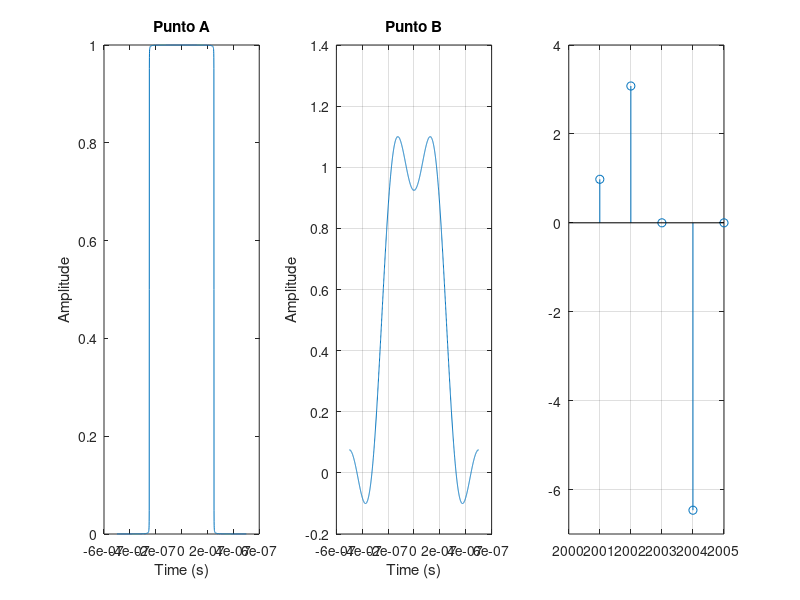

Here is the MATLAB script that generated this plot:
%Primer punto
% Fo=15;
% To=1/Fo;
% t=-To/2:To/100:To/2;
% x=2+10*cos(2*pi*Fo.*t)+25*cos(2*pi*Fo*2.*t)+cos(2*pi*Fo*3.*t)+20*cos(2*pi*Fo*4.*t);
% plot(t,x)
% grid on

%Tercer punto a
Fo=1e6;
To=1/Fo;
n=-2000:2000;
t=-To/2:To/2000:To/2;
d =0.5; 
A=1;
sig=A*d*sinc(n*d);
x=0;
m=1;

for k=-2000:2000
    x= x + sig(m).*exp(((j*2*pi*k.*t)./To));
    m=m+1;
end
subplot(1,3,1)
plot(t,x) 
title('Punto A')
xlabel('Time (s)') 
ylabel('Amplitude')
subplot(1,3,2)
%Tercer punto b
c=find(n==0);
x=0;
for k=-4:4
    x= x + sig(c+k).*exp(((j*2*pi*k.*t)./To));
end
plot(t,x) 
title('Punto B')
xlabel('Time (s)') 
ylabel('Amplitude')
grid on
subplot(1,3,3)
vector_vacio2=[];
m=1;
sig2=sig;
for i=c:numel(n)
    if i~=c
        if mod(i,2)==0
            sig2(i) = sig2(i)*2;
            vector_vacio2(m) = 10*log10((((sig2(i)).^2)/100)/1e-3);
        else
             vector_vacio2(m)=0;
        end
        m = m+1;
    elseif i==c
         vector_vacio2(m) = 10*log10((((sig2(i)).^2)/100)/1e-3);
        m = m+1;
    end
end

for i=1:numel(vector_vacio2)
    if mod(i,2)==0 | i==1
        vector_vacio2(i)= vector_vacio2(i)-3;
    else
        vector_vacio2(i)=0;
    end
end
subplot(1,3,3)
m=(c:numel(n));
stem(m,vector_vacio2)
grid on
axis([2000 2005 -7 4])

